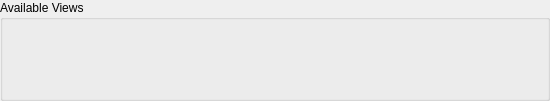
<?xml version="1.0" encoding="UTF-8"?>
<ui version="4.0">
 <class>viewsWidget</class>
 <widget class="QGroupBox" name="viewsWidget">
  <property name="geometry">
   <rect>
    <x>0</x>
    <y>0</y>
    <width>550</width>
    <height>101</height>
   </rect>
  </property>
  <property name="minimumSize">
   <size>
    <width>550</width>
    <height>70</height>
   </size>
  </property>
  <property name="maximumSize">
   <size>
    <width>5000</width>
    <height>150</height>
   </size>
  </property>
  <property name="title">
   <string>Available Views</string>
  </property>
  <layout class="QHBoxLayout" name="viewsGroupLayout"/>
 </widget>
 <resources/>
 <connections/>
</ui>
